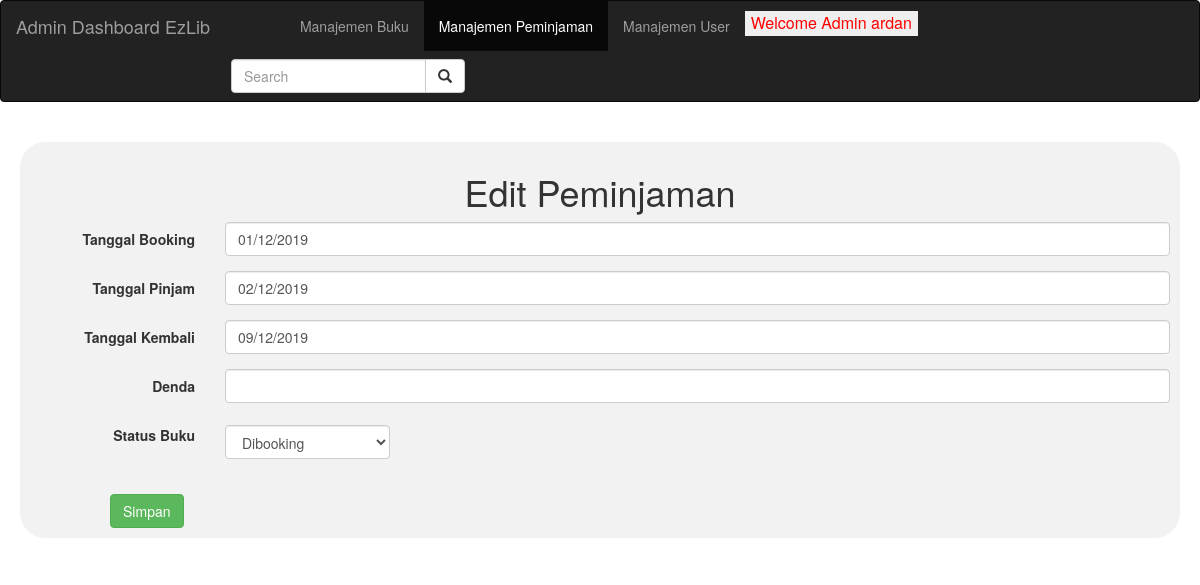
/editPeminjaman.php?id_peminjaman=1 (signed in), run on the app's committed database.
### tables this page shows
CREATE TABLE `peminjaman` (
  `id_peminjaman` int(11) NOT NULL,
  `id_user` int(11) NOT NULL,
  `id_buku` int(11) NOT NULL,
  `tanggal_booking` varchar(20) NOT NULL,
  `tanggal_pinjam` varchar(20) NOT NULL,
  `tanggal_kembali` varchar(20) NOT NULL,
  `denda` varchar(25) NOT NULL,
  `status` varchar(30) NOT NULL
);

### editPeminjaman.php (the view, shortened to what this page needs)
<!DOCTYPE html>
<html lang="en">
<head>
    <link rel="stylesheet" href="https://maxcdn.bootstrapcdn.com/bootstrap/3.4.0/css/bootstrap.min.css">
    <link rel="stylesheet" href="css/bootstrap.min.css">
    <link rel="stylesheet" href="css/style1.css">
</head>
<body>
    <?php
    if ($_SESSION['status'] == 'admin_login') {
        ?>
        <nav class="navbar navbar-inverse">
            <div class="container-fluid">
                <div class="navbar-header">
                    <a class="navbar-brand" href="admin_dashboard.php">Admin Dashboard EzLib</a>
                </div>
                <ul class="nav navbar-nav" style="margin-left:60px;">
                    <li><a href="admin_dashboard.php">Manajemen Buku</a></li>
                    <li class="active"><a href="manajemen_peminjaman.php">Manajemen Peminjaman</a></li>
                    <li><a href="#">Manajemen User</a></li>
                </ul>
                <div class="dropdown">
                    <button class="dropbtn" style="color:red;float:right;margin-top:10px;">Welcome Admin <?php echo $_SESSION['username'] ?></button>
                </div>
                <form class="navbar-form navbar-left" action="/action_page.php" style="margin-left:200px;">
                    <div class="input-group">
                        <input type="text" class="form-control" placeholder="Search" name="search">
                        <div class="input-group-btn">
                            <button class="btn btn-default" type="submit">
                                <i class="glyphicon glyphicon-search"></i>
                            </button>
                        </div>
                    </div>
                </form>
            </div>
        </nav>
        <?php
            include "connection.php";
            $id_peminjaman = $_GET['id_peminjaman'];
            $query = "select * from peminjaman where id_peminjaman = '$id_peminjaman'";
            $result = mysqli_query($connect, $query);
            ?>
        <div class="container" style="padding: 20px; margin: 10 px auto; margin-left: auto; margin-right: auto;">
            <div class="row">
                <div class="col-lg-12" style="background-color: #f2f2f2; max-height: 2000px; max-width: 3000px; padding: 10px; border-radius: 25px;">
                    <form class="form-horizontal" action="prosesEditPeminjaman.php" method="GET" name="form1" id="form1">
                        <?php
                            while ($row = mysqli_fetch_array($result)) {
                                ?>
                            <center>
                                <h1>Edit Peminjaman</h1>
                            </center>
                            <div class="form-group">
                                <label class="control-label col-sm-2" for="tanggal_booking">Tanggal Booking</label>
                                <div class="col-sm-10">
                                    <input type="text" class="form-control" id="tanggal_booking" value="<?php echo $row['tanggal_booking']; ?>" name="tanggal_booking" maxlength="15" required>
                                </div>
                            </div>
                            <div class="form-group">
                                <label class="control-label col-sm-2" for="tanggal_pinjam">Tanggal Pinjam</label>
                                <div class="col-sm-10">
                                    <input type="text" class="form-control" id="tanggal_pinjam" value="<?php echo $row['tanggal_pinjam']; ?>" name="tanggal_pinjam" maxlength="15" required>
                                </div>
                            </div>
                            <div class="form-group">
                                <label class="control-label col-sm-2" for="tanggal_kembali">Tanggal Kembali</label>
                                <div class="col-sm-10">
                                    <input type="text" class="form-control" id="tanggal_kembali" value="<?php echo $row['tanggal_kembali']; ?>" name="tanggal_kembali" maxlength="15" required>
                                </div>
                            </div>
                            <div class="form-group">
                                <label class="control-label col-sm-2" for="denda">Denda</label>
                                <div class="col-sm-10">
                                    <input type="number" class="form-control" id="denda" value="<?php echo $row['denda']; ?>" name="denda" maxlength="15">
                                </div>
                            </div>
                            <div class="form-group">
                                <label class="control-label col-sm-2" for="status">Status Buku</label>
                                <div class="col-sm-10 control-label col-sm-2">
                                    <select class="form-control" id="status" name="status">
                                        <option value="Dibooking">Dibooking</option>
                                    </select>
                                </div>
                            </div>
                        <?php
                            }
                            ?>
                        <br>
                        <button type="submit" class="btn btn-success" value="Simpan" style="margin-left:80px;">Simpan</button>
                    </form>
                </div>
            </div>
        </div>
    <?php
    } else {
        header("Refresh:0; url=admin_login.php");
    }
    ?>
</body>
</html>

### css/style1.css (style rules this page uses)
.dropbtn { font-size: 16px; border: none; background-color: ; }
.dropdown { position: relative; display: inline-block; }

### data on the page
peminjaman: tanggal_booking "01/12/2019", tanggal_pinjam "02/12/2019", tanggal_kembali "09/12/2019"

### other printed values
$_SESSION['username'] "ardan"
